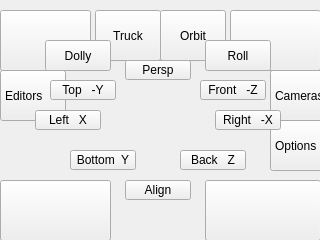
<?xml version="1.0" encoding="UTF-8"?>
<ui version="4.0">
 <class>QtUi</class>
 <widget class="QMainWindow" name="QtUi">
  <property name="enabled">
   <bool>true</bool>
  </property>
  <property name="geometry">
   <rect>
    <x>0</x>
    <y>0</y>
    <width>320</width>
    <height>240</height>
   </rect>
  </property>
  <property name="sizePolicy">
   <sizepolicy hsizetype="Ignored" vsizetype="Ignored">
    <horstretch>0</horstretch>
    <verstretch>0</verstretch>
   </sizepolicy>
  </property>
  <property name="minimumSize">
   <size>
    <width>0</width>
    <height>0</height>
   </size>
  </property>
  <property name="maximumSize">
   <size>
    <width>1000</width>
    <height>850</height>
   </size>
  </property>
  <property name="windowTitle">
   <string>Toolkit</string>
  </property>
  <property name="tabShape">
   <enum>QTabWidget::Triangular</enum>
  </property>
  <property name="dockNestingEnabled">
   <bool>true</bool>
  </property>
  <property name="dockOptions">
   <set>QMainWindow::AllowNestedDocks|QMainWindow::AllowTabbedDocks|QMainWindow::AnimatedDocks|QMainWindow::ForceTabbedDocks</set>
  </property>
  <widget class="QWidget" name="mainWindow">
   <property name="sizePolicy">
    <sizepolicy hsizetype="Ignored" vsizetype="Ignored">
     <horstretch>0</horstretch>
     <verstretch>0</verstretch>
    </sizepolicy>
   </property>
   <widget class="QPushButton" name="v008">
    <property name="geometry">
     <rect>
      <x>0</x>
      <y>10</y>
      <width>91</width>
      <height>61</height>
     </rect>
    </property>
    <property name="text">
     <string/>
    </property>
   </widget>
   <widget class="QPushButton" name="v009">
    <property name="geometry">
     <rect>
      <x>0</x>
      <y>180</y>
      <width>111</width>
      <height>61</height>
     </rect>
    </property>
    <property name="minimumSize">
     <size>
      <width>106</width>
      <height>0</height>
     </size>
    </property>
    <property name="text">
     <string/>
    </property>
   </widget>
   <widget class="QPushButton" name="v014">
    <property name="geometry">
     <rect>
      <x>230</x>
      <y>10</y>
      <width>91</width>
      <height>61</height>
     </rect>
    </property>
    <property name="text">
     <string/>
    </property>
   </widget>
   <widget class="QPushButton" name="v015">
    <property name="geometry">
     <rect>
      <x>205</x>
      <y>180</y>
      <width>116</width>
      <height>61</height>
     </rect>
    </property>
    <property name="text">
     <string/>
    </property>
   </widget>
   <widget class="QComboBox" name="cmb000">
    <property name="geometry">
     <rect>
      <x>0</x>
      <y>70</y>
      <width>65</width>
      <height>51</height>
     </rect>
    </property>
    <property name="minimumSize">
     <size>
      <width>65</width>
      <height>51</height>
     </size>
    </property>
    <property name="maximumSize">
     <size>
      <width>9999</width>
      <height>61</height>
     </size>
    </property>
    <property name="layoutDirection">
     <enum>Qt::LeftToRight</enum>
    </property>
    <property name="currentText">
     <string>Editors</string>
    </property>
    <property name="maxVisibleItems">
     <number>50</number>
    </property>
    <property name="sizeAdjustPolicy">
     <enum>QComboBox::AdjustToContents</enum>
    </property>
    <property name="frame">
     <bool>false</bool>
    </property>
    <item>
     <property name="text">
      <string>Editors</string>
     </property>
    </item>
   </widget>
   <widget class="QComboBox" name="cmb002">
    <property name="geometry">
     <rect>
      <x>270</x>
      <y>120</y>
      <width>65</width>
      <height>51</height>
     </rect>
    </property>
    <property name="minimumSize">
     <size>
      <width>65</width>
      <height>51</height>
     </size>
    </property>
    <property name="maximumSize">
     <size>
      <width>9999</width>
      <height>61</height>
     </size>
    </property>
    <property name="layoutDirection">
     <enum>Qt::LeftToRight</enum>
    </property>
    <property name="currentText">
     <string>Options</string>
    </property>
    <property name="maxVisibleItems">
     <number>50</number>
    </property>
    <property name="sizeAdjustPolicy">
     <enum>QComboBox::AdjustToContents</enum>
    </property>
    <property name="frame">
     <bool>false</bool>
    </property>
    <item>
     <property name="text">
      <string>Options</string>
     </property>
    </item>
   </widget>
   <widget class="QComboBox" name="cmb001">
    <property name="geometry">
     <rect>
      <x>270</x>
      <y>70</y>
      <width>68</width>
      <height>51</height>
     </rect>
    </property>
    <property name="minimumSize">
     <size>
      <width>65</width>
      <height>51</height>
     </size>
    </property>
    <property name="maximumSize">
     <size>
      <width>999</width>
      <height>38</height>
     </size>
    </property>
    <property name="layoutDirection">
     <enum>Qt::LeftToRight</enum>
    </property>
    <property name="currentText">
     <string>Cameras</string>
    </property>
    <property name="maxVisibleItems">
     <number>50</number>
    </property>
    <property name="sizeAdjustPolicy">
     <enum>QComboBox::AdjustToContents</enum>
    </property>
    <property name="frame">
     <bool>false</bool>
    </property>
    <item>
     <property name="text">
      <string>Cameras</string>
     </property>
    </item>
   </widget>
   <widget class="QPushButton" name="v010">
    <property name="enabled">
     <bool>true</bool>
    </property>
    <property name="geometry">
     <rect>
      <x>45</x>
      <y>40</y>
      <width>66</width>
      <height>31</height>
     </rect>
    </property>
    <property name="toolTip">
     <string>Camera: Dolly</string>
    </property>
    <property name="text">
     <string>Dolly</string>
    </property>
   </widget>
   <widget class="QPushButton" name="v011">
    <property name="enabled">
     <bool>true</bool>
    </property>
    <property name="geometry">
     <rect>
      <x>205</x>
      <y>40</y>
      <width>66</width>
      <height>31</height>
     </rect>
    </property>
    <property name="toolTip">
     <string>Camera: Roll</string>
    </property>
    <property name="text">
     <string>Roll</string>
    </property>
   </widget>
   <widget class="QPushButton" name="v012">
    <property name="enabled">
     <bool>true</bool>
    </property>
    <property name="geometry">
     <rect>
      <x>95</x>
      <y>10</y>
      <width>66</width>
      <height>51</height>
     </rect>
    </property>
    <property name="toolTip">
     <string>Camera: Truck</string>
    </property>
    <property name="text">
     <string>Truck</string>
    </property>
   </widget>
   <widget class="QPushButton" name="v013">
    <property name="enabled">
     <bool>true</bool>
    </property>
    <property name="geometry">
     <rect>
      <x>160</x>
      <y>10</y>
      <width>66</width>
      <height>51</height>
     </rect>
    </property>
    <property name="toolTip">
     <string>Camera: Pan</string>
    </property>
    <property name="text">
     <string>Orbit</string>
    </property>
   </widget>
   <widget class="QPushButton" name="v007">
    <property name="geometry">
     <rect>
      <x>125</x>
      <y>180</y>
      <width>66</width>
      <height>20</height>
     </rect>
    </property>
    <property name="text">
     <string>Align</string>
    </property>
   </widget>
   <widget class="QPushButton" name="v006">
    <property name="geometry">
     <rect>
      <x>70</x>
      <y>150</y>
      <width>66</width>
      <height>20</height>
     </rect>
    </property>
    <property name="text">
     <string>Bottom  Y</string>
    </property>
   </widget>
   <widget class="QPushButton" name="v000">
    <property name="geometry">
     <rect>
      <x>180</x>
      <y>150</y>
      <width>66</width>
      <height>20</height>
     </rect>
    </property>
    <property name="text">
     <string>Back   Z</string>
    </property>
   </widget>
   <widget class="QPushButton" name="v002">
    <property name="geometry">
     <rect>
      <x>215</x>
      <y>110</y>
      <width>66</width>
      <height>20</height>
     </rect>
    </property>
    <property name="text">
     <string>Right   -X</string>
    </property>
   </widget>
   <widget class="QPushButton" name="v003">
    <property name="geometry">
     <rect>
      <x>35</x>
      <y>110</y>
      <width>66</width>
      <height>20</height>
     </rect>
    </property>
    <property name="text">
     <string>Left   X</string>
    </property>
   </widget>
   <widget class="QPushButton" name="v005">
    <property name="geometry">
     <rect>
      <x>200</x>
      <y>80</y>
      <width>66</width>
      <height>20</height>
     </rect>
    </property>
    <property name="text">
     <string>Front   -Z</string>
    </property>
   </widget>
   <widget class="QPushButton" name="v001">
    <property name="geometry">
     <rect>
      <x>50</x>
      <y>80</y>
      <width>66</width>
      <height>20</height>
     </rect>
    </property>
    <property name="text">
     <string>Top   -Y</string>
    </property>
   </widget>
   <widget class="QPushButton" name="v004">
    <property name="geometry">
     <rect>
      <x>125</x>
      <y>60</y>
      <width>66</width>
      <height>20</height>
     </rect>
    </property>
    <property name="text">
     <string>Persp</string>
    </property>
   </widget>
   <zorder>cmb000</zorder>
   <zorder>cmb001</zorder>
   <zorder>v008</zorder>
   <zorder>v009</zorder>
   <zorder>v014</zorder>
   <zorder>v015</zorder>
   <zorder>cmb002</zorder>
   <zorder>v012</zorder>
   <zorder>v013</zorder>
   <zorder>v007</zorder>
   <zorder>v006</zorder>
   <zorder>v000</zorder>
   <zorder>v002</zorder>
   <zorder>v003</zorder>
   <zorder>v005</zorder>
   <zorder>v001</zorder>
   <zorder>v004</zorder>
   <zorder>v011</zorder>
   <zorder>v010</zorder>
  </widget>
 </widget>
 <resources/>
 <connections/>
 <designerdata>
  <property name="gridDeltaX">
   <number>5</number>
  </property>
  <property name="gridDeltaY">
   <number>10</number>
  </property>
  <property name="gridSnapX">
   <bool>true</bool>
  </property>
  <property name="gridSnapY">
   <bool>true</bool>
  </property>
  <property name="gridVisible">
   <bool>true</bool>
  </property>
 </designerdata>
</ui>
